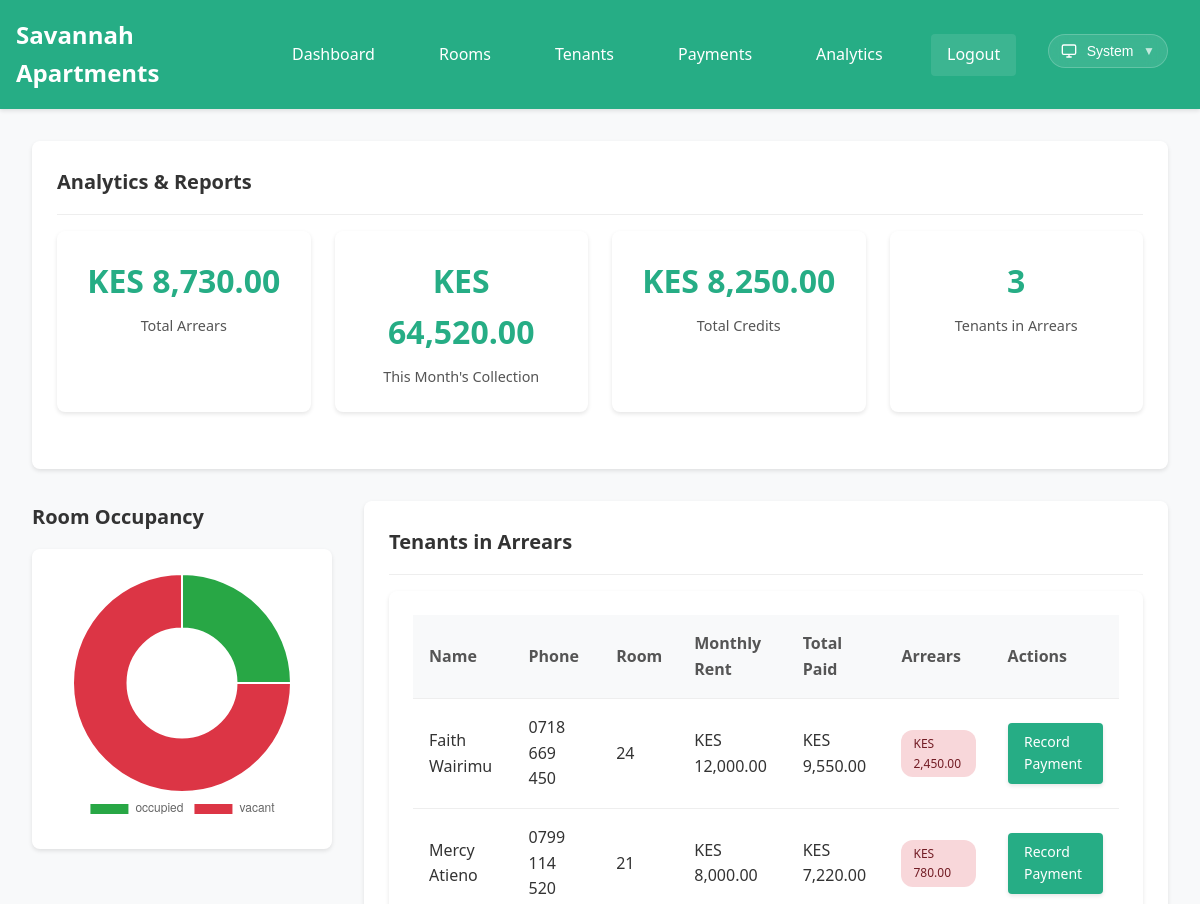
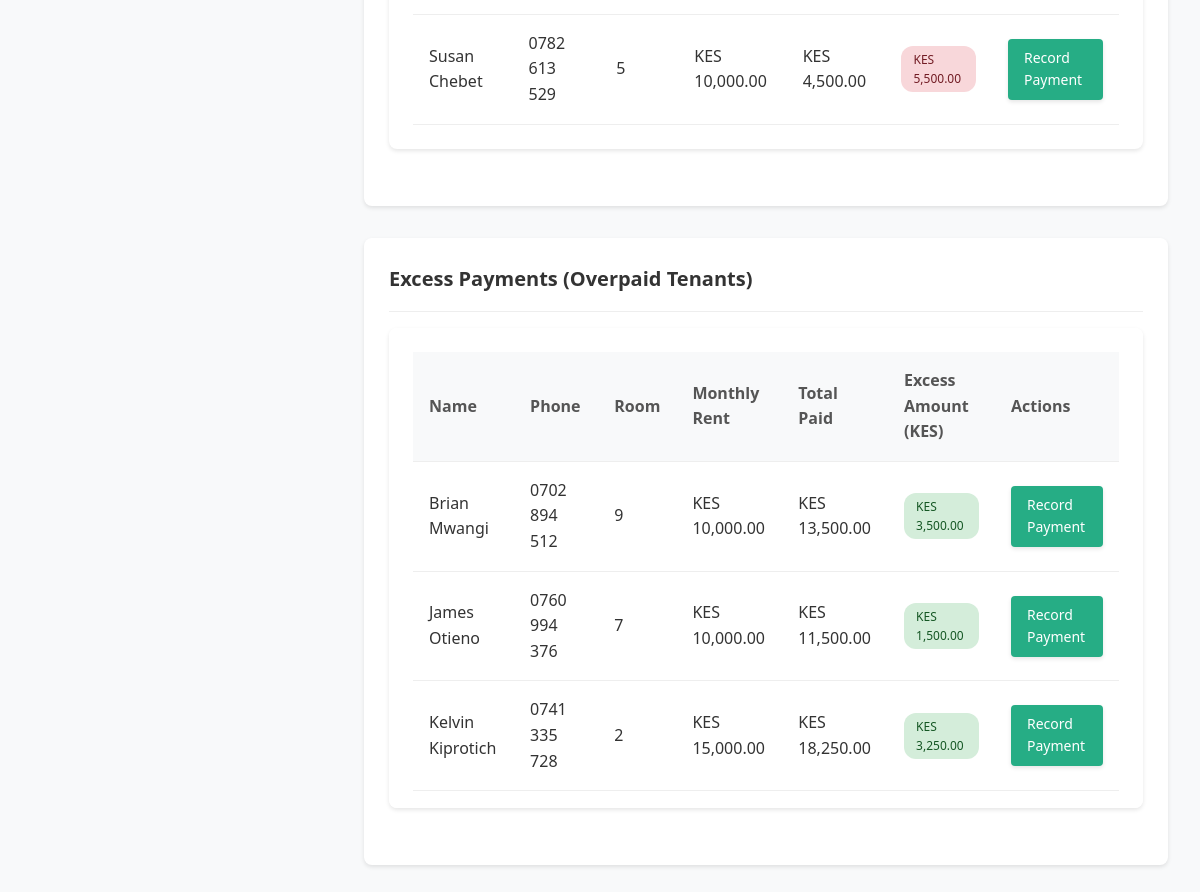
/analytics (signed in), run on an earlier commit of the app's database (2 pictures, top to bottom).
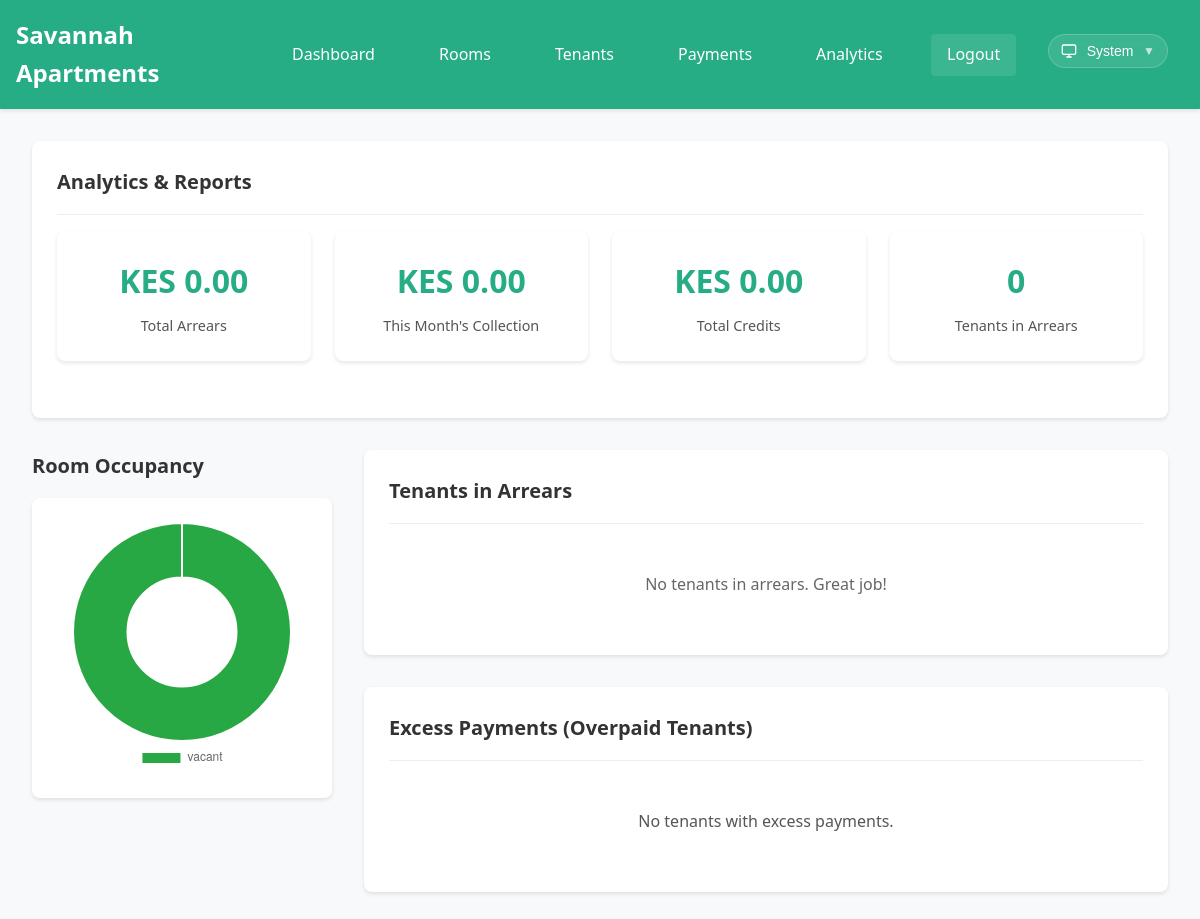
And on a later commit of the database.
### tables this page shows
CREATE TABLE tenants (
            tenant_id INTEGER PRIMARY KEY AUTOINCREMENT,
            tenant_name TEXT NOT NULL,
            tenant_phone TEXT NOT NULL,
            room_id INTEGER,
            move_in_date DATE NOT NULL,
            balance REAL DEFAULT 0, credit_balance REAL DEFAULT 0, last_payment_date DATE, first_name TEXT, second_name TEXT, id_number TEXT, next_of_kin_name TEXT, next_of_kin_contact TEXT, relative_name TEXT, relative_id_number TEXT, relative_contact TEXT,
            FOREIGN KEY (room_id) REFERENCES rooms (room_id)
        );

### app.py (the view)
@app.route('/analytics')
@login_required
def analytics():
    conn = get_db_connection()
    tenants_data = conn.execute('''
        SELECT
            t.tenant_id,
            t.tenant_name,
            t.credit_balance,
            t.last_payment_date,
            t.tenant_phone,
            t.move_in_date,
            r.room_number,
            r.monthly_rent,
            (
                SELECT COALESCE(SUM(p2.amount), 0)
                FROM payments p2
                WHERE p2.tenant_id = t.tenant_id
                  AND strftime('%Y-%m', p2.payment_date) = strftime('%Y-%m', 'now')
            ) as total_payments
        FROM tenants t
        LEFT JOIN rooms r ON t.room_id = r.room_id
        GROUP BY t.tenant_id, t.tenant_name, t.credit_balance, t.last_payment_date, t.tenant_phone, t.move_in_date, r.room_number, r.monthly_rent
        ORDER BY t.tenant_name
    ''').fetchall()
    arrears_tenants = []
    overpaid_tenants = []
    total_arrears_amount = 0
    total_credits_amount = 0
    for tenant in tenants_data:
        monthly_rent = tenant['monthly_rent'] if tenant['monthly_rent'] else 0
        total_paid = tenant['total_payments'] or 0
        credit_balance = tenant['credit_balance'] or 0
        total_credits_amount += credit_balance
        arrears = monthly_rent - total_paid
        if arrears > 0:
            arrears_tenants.append({
                'tenant_id': tenant['tenant_id'],
                'tenant_name': tenant['tenant_name'],
                'tenant_phone': tenant['tenant_phone'],
                'room_number': tenant['room_number'],
                'monthly_rent': tenant['monthly_rent'],
                'total_payments': total_paid,
                'arrears': arrears,
                'balance': -arrears
            })
            total_arrears_amount += arrears
        excess = total_paid - monthly_rent
        if excess > 0:
            overpaid_tenants.append({
                'tenant_id': tenant['tenant_id'],
                'tenant_name': tenant['tenant_name'],
                'tenant_phone': tenant['tenant_phone'],
                'room_number': tenant['room_number'],
                'monthly_rent': tenant['monthly_rent'],
                'total_payments': total_paid,
                'excess': excess
            })
    room_stats = conn.execute('''
        SELECT status, COUNT(*) as count
        FROM rooms
        GROUP BY status
    ''').fetchall()
    room_stats = [dict(row) for row in room_stats]
    current_month = datetime.now().strftime('%Y-%m')
    monthly_collection = conn.execute('''
        SELECT SUM(amount) as total
        FROM payments
        WHERE strftime('%Y-%m', payment_date) = ?
    ''', (current_month,)).fetchone()
    monthly_collection_amount = monthly_collection['total'] if monthly_collection['total'] else 0
    conn.close()
    return render_template('analytics.html',
                         arrears_tenants=arrears_tenants,
                         overpaid_tenants=overpaid_tenants,
                         total_arrears_amount=total_arrears_amount,
                         total_credits_amount=total_credits_amount,
                         room_stats=room_stats,
                         monthly_collection_amount=monthly_collection_amount)

### app.py (called while the page is built)
@app.template_filter('currency')
def currency_filter(value):
    if value is None:
        return "KES 0.00"
    return f"KES {value:,.2f}"

def get_db_connection():
    conn = sqlite3.connect(DATABASE, timeout=20.0)
    conn.row_factory = sqlite3.Row
    conn.execute('PRAGMA journal_mode=WAL')
    conn.execute('PRAGMA synchronous=NORMAL')
    conn.execute('PRAGMA cache_size=10000')
    conn.execute('PRAGMA temp_store=MEMORY')
    return conn

def login_required(f):
    @wraps(f)
    def decorated_function(*args, **kwargs):
        if 'logged_in' not in session:
            return redirect(url_for('login'))
        return f(*args, **kwargs)
    return decorated_function

### templates/analytics.html (shortened to what the changed rows need)
{% extends "base.html" %}
{% block content %}
<div class="card">
    <div class="card-header">
        <h1 class="card-title">Analytics & Reports</h1>
    </div>
    <div class="stats-grid">
        <div class="stat-card">
            <div class="stat-number">{{ total_arrears_amount|currency }}</div>
            <div class="stat-label">Total Arrears</div>
        </div>
        <div class="stat-card">
            <div class="stat-number">{{ monthly_collection_amount|currency }}</div>
            <div class="stat-label">This Month's Collection</div>
        </div>
        <div class="stat-card">
            <div class="stat-number">{{ total_credits_amount|currency }}</div>
            <div class="stat-label">Total Credits</div>
        </div>
        <div class="stat-card">
            <div class="stat-number">{{ arrears_tenants|length }}</div>
            <div class="stat-label">Tenants in Arrears</div>
        </div>
    </div>
</div>
<div style="display: flex; gap: 2rem; align-items: flex-start; margin: 2rem 0;">
    <div style="flex: 0 0 300px; max-width: 300px;">
        <h2 class="chart-title">Room Occupancy</h2>
        <div class="chart-container" style="max-width: 300px; margin: 0 auto;">
            <canvas id="occupancyChart" width="200" height="120"></canvas>
        </div>
    </div>
    <div style="flex: 1 1 0; min-width: 320px;">
        <div class="card">
            <div class="card-header">
                <h2 class="card-title">Tenants in Arrears</h2>
            </div>
            {% if arrears_tenants %}
            <div class="table-container">
                <table class="table">
                    <thead>
                        <tr>
                            <th>Name</th>
                            <th>Phone</th>
                            <th>Room</th>
                            <th>Monthly Rent</th>
                            <th>Total Paid</th>
                            <th>Arrears</th>
                            <th>Actions</th>
                        </tr>
                    </thead>
                    <tbody>
                        {% for tenant in arrears_tenants %}
                        <tr>
                            <td>{{ tenant.tenant_name }}</td>
                            <td>{{ tenant.tenant_phone }}</td>
                            <td>{{ tenant.room_number or 'No Room' }}</td>
                            <td>{{ tenant.monthly_rent|currency }}</td>
                            <td>{{ tenant.total_payments|currency }}</td>
                            <td>
                                <span class="status-badge status-negative">
                                    {{ tenant.arrears|currency }}
                                </span>
                            </td>
                            <td>
                                <div class="action-buttons">
                                    <a href="{{ url_for('add_payment') }}?tenant_id={{ tenant.tenant_id }}" class="btn btn-sm">Record Payment</a>
                                </div>
                            </td>
                        </tr>
                        {% endfor %}
                    </tbody>
                </table>
            </div>
            {% else %}
            <p style="text-align: center; color: #666; padding: 2rem;">No tenants in arrears. Great job!</p>
            {% endif %}
        </div>
        <div class="card" style="margin-top: 2rem;">
            <div class="card-header">
                <h2 class="card-title">Excess Payments (Overpaid Tenants)</h2>
            </div>
            {% if overpaid_tenants %}
            <div class="table-container">
                <table class="table">
                    <thead>
                        <tr>
                            <th>Name</th>
                            <th>Phone</th>
                            <th>Room</th>
                            <th>Monthly Rent</th>
                            <th>Total Paid</th>
                            <th>Excess Amount (KES)</th>
                            <th>Actions</th>
                        </tr>
                    </thead>
                    <tbody>
                        {% for t in overpaid_tenants %}
                        <tr>
                            <td>{{ t.tenant_name }}</td>
                            <td>{{ t.tenant_phone }}</td>
                            <td>{{ t.room_number or 'No Room' }}</td>
                            <td>{{ t.monthly_rent|currency }}</td>
                            <td>{{ t.total_payments|currency }}</td>
                            <td>
                                <span class="status-badge status-positive">
                                    {{ t.excess|currency }}
                                </span>
                            </td>
                            <td>
                                <div class="action-buttons">
                                    <a href="{{ url_for('add_payment') }}?tenant_id={{ t.tenant_id }}" class="btn btn-sm">Record Payment</a>
                                </div>
                            </td>
                        </tr>
                        {% endfor %}
                    </tbody>
                </table>
            </div>
            {% else %}
            <p style="text-align: center; color: #565555; padding: 2rem;">No tenants with excess payments.</p>
            {% endif %}
        </div>
    </div>
</div>
{% endblock %}
{% block scripts %}
<script>
// Room Occupancy Chart
const occupancyCtx = document.getElementById('occupancyChart').getContext('2d');
const occupancyData = {% if room_stats %}{
    {% for stat in room_stats %}
    '{{ stat.status }}': {{ stat.count }}{% if not loop.last %},{% endif %}
    {% endfor %}
}{% else %}{}{% endif %};
new Chart(occupancyCtx, {
    type: 'doughnut',
    data: {
        labels: Object.keys(occupancyData),
        datasets: [{
            data: Object.values(occupancyData),
            backgroundColor: [
                '#28a745',
                '#dc3545'
            ],
            borderWidth: 2,
            borderColor: '#fff'
        }]
    },
    options: {
        responsive: true,
        plugins: {
            legend: {
                position: 'bottom'
            }
        }
    }
});
// Monthly Collection Chart removed as per request
</script>
{% endblock %}

What changed in the data, as far as the page shows it:
removed tenants: tenant_name "Faith Wairimu", tenant_phone "0718 669 450", room "24", monthly_rent "KES 12,000.00", total_payments "KES 9,550.00", arrears "KES 2,450.00", shown under "Tenants in Arrears"
removed tenants: tenant_name "Mercy Atieno", tenant_phone "0799 114 520", room "21", monthly_rent "KES 8,000.00", total_payments "KES 7,220.00", arrears "KES 780.00", shown under "Tenants in Arrears"
removed tenants: tenant_name "Susan Chebet", tenant_phone "0782 613 529", room "5", monthly_rent "KES 10,000.00", total_payments "KES 4,500.00", arrears "KES 5,500.00", shown under "Tenants in Arrears"
removed tenants: tenant_name "Brian Mwangi", tenant_phone "0702 894 512", room "9", monthly_rent "KES 10,000.00", total_payments "KES 13,500.00", excess "KES 3,500.00", shown under "Excess Payments (Overpaid Tenants)"
removed tenants: tenant_name "James Otieno", tenant_phone "0760 994 376", room "7", monthly_rent "KES 10,000.00", total_payments "KES 11,500.00", excess "KES 1,500.00", shown under "Excess Payments (Overpaid Tenants)"
removed tenants: tenant_name "Kelvin Kiprotich", tenant_phone "0741 335 728", room "2", monthly_rent "KES 15,000.00", total_payments "KES 18,250.00", excess "KES 3,250.00", shown under "Excess Payments (Overpaid Tenants)"
Also different on the page:
{{ total_arrears_amount|currency }}: "KES 8,730.00" → "KES 0.00"
{{ monthly_collection_amount|currency }}: "KES 64,520.00" → "KES 0.00"
{{ total_credits_amount|currency }}: "KES 8,250.00" → "KES 0.00"
{{ arrears_tenants|length }}: "3" → "0"
chart data {{ stat.status }}: occupied, vacant → vacant
chart data {{ stat.count }}: 6, 18 → 24
text no longer shown: "Name Phone Room Monthly Rent Total Paid Arrears Actions Name Phone Room Monthly Rent Total Paid Excess Amount (KES) Actions"
text now shown: "No tenants in arrears. Great job! No tenants with excess payments."
